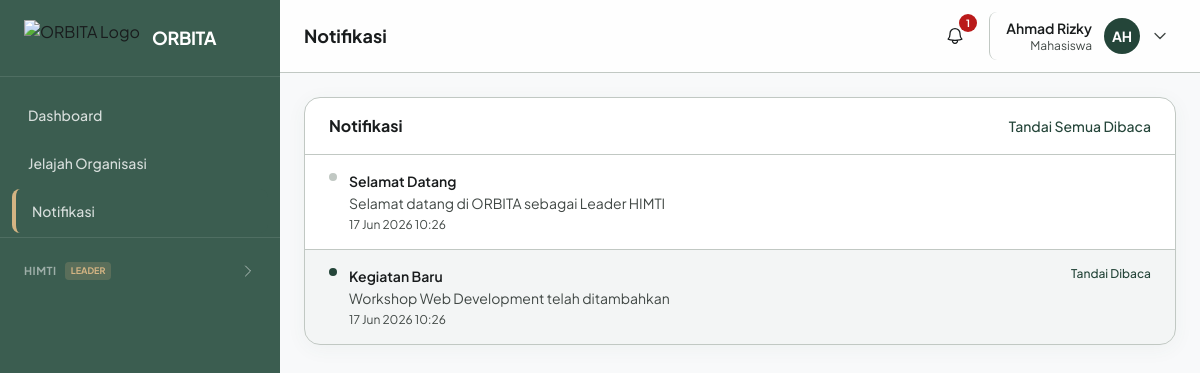
The page /pages/notifikasi.php (signed in) on the database its author committed.
### tables this page shows
CREATE TABLE user_organisasi (
    id INT AUTO_INCREMENT PRIMARY KEY,
    user_id INT NOT NULL,
    organisasi_id INT NOT NULL,
    role ENUM('leader', 'staff', 'member') DEFAULT 'member',
    status ENUM('aktif', 'nonaktif', 'alumni') DEFAULT 'aktif',
    created_at DATETIME DEFAULT CURRENT_TIMESTAMP,
    FOREIGN KEY (user_id) REFERENCES users(id) ON DELETE CASCADE,
    FOREIGN KEY (organisasi_id) REFERENCES organisasi(id) ON DELETE CASCADE,
    UNIQUE KEY unique_user_org (user_id, organisasi_id)
);

CREATE TABLE organisasi (
    id INT AUTO_INCREMENT PRIMARY KEY,
    nama VARCHAR(150) NOT NULL,
    singkatan VARCHAR(20),
    deskripsi TEXT,
    visi TEXT,
    misi TEXT,
    logo VARCHAR(255),
    ketua_id INT DEFAULT NULL,
    status ENUM('aktif', 'nonaktif') DEFAULT 'aktif',
    deleted_at DATETIME DEFAULT NULL,
    created_at DATETIME DEFAULT CURRENT_TIMESTAMP,
    updated_at DATETIME DEFAULT CURRENT_TIMESTAMP ON UPDATE CURRENT_TIMESTAMP,
    FOREIGN KEY (ketua_id) REFERENCES users(id) ON DELETE SET NULL
);

CREATE TABLE notifikasi (
    id INT AUTO_INCREMENT PRIMARY KEY,
    user_id INT NOT NULL,
    judul VARCHAR(150) NOT NULL,
    pesan TEXT NOT NULL,
    tipe VARCHAR(30) DEFAULT 'info',
    is_read TINYINT(1) DEFAULT 0,
    created_at DATETIME DEFAULT CURRENT_TIMESTAMP,
    FOREIGN KEY (user_id) REFERENCES users(id) ON DELETE CASCADE
);

### includes/functions.php (called while the page is built, shortened)
<?php
require_once __DIR__ . '/database.php';
function e(string $text): string {
    return htmlspecialchars($text, ENT_QUOTES, 'UTF-8');
}
function org_role_label(?string $role): string {
    return match ($role) {
        'leader' => 'Leader',
        'staff'  => 'Staff',
        'member' => 'Member',
        default  => '-',
    };
}
function my_organisasi(int $user_id): array {
    global $pdo;
    $stmt = $pdo->prepare(
        "SELECT o.*, uo.role AS my_role
         FROM user_organisasi uo
         JOIN organisasi o ON uo.organisasi_id = o.id
         WHERE uo.user_id = ? AND uo.status = 'aktif'
         ORDER BY o.nama"
    );
    $stmt->execute([$user_id]);
    return $stmt->fetchAll();
}
function url(string $path = ''): string {
    return BASE_URL . '/' . ltrim($path, '/');
}

### pages/notifikasi.php (the view, shortened to what this page needs)
<?php
require_once __DIR__ . '/../includes/functions.php';
$current_page = 'notifikasi';
$pdo = db();
$user_id = (int) $_SESSION['user_id'];
$list = $pdo->prepare("SELECT * FROM notifikasi WHERE user_id=? ORDER BY created_at DESC LIMIT 50");
$list->execute([$user_id]); $list = $list->fetchAll();
?>
<?php require __DIR__ . '/../components/head.php'; ?>
<?php require __DIR__ . '/../components/sidebar.php'; ?>
<?php require __DIR__ . '/../components/navbar.php'; ?>
<main class="p-6 lg:ml-[280px]">
    <div class="max-w-4xl mx-auto">
        <div class="bg-white rounded-2xl border border-outline-variant shadow-card overflow-hidden">
            <div class="px-6 py-4 border-b border-outline-variant flex items-center justify-between">
                <h3 class="font-bold text-on-surface">Notifikasi</h3>
                <?php if (!empty($list)): ?><a href="<?= url('notifikasi') ?>?read=all" class="text-sm font-medium text-primary hover:underline">Tandai Semua Dibaca</a><?php endif; ?>
            </div>
            <div class="divide-y divide-outline-variant">
                <?php foreach ($list as $n): ?>
                <div class="px-6 py-4 flex items-start gap-3 hover:bg-surface-low transition-colors <?= $n['is_read']?'':'bg-primary/5' ?>">
                    <div class="mt-0.5 w-2 h-2 rounded-full <?= $n['is_read']?'bg-outline-variant':'bg-primary' ?> flex-shrink-0"></div>
                    <div class="flex-1">
                        <p class="text-sm font-semibold text-on-surface"><?= e($n['judul']) ?></p>
                        <p class="text-sm text-on-surface-variant mt-0.5"><?= e($n['pesan']) ?></p>
                        <p class="text-xs text-on-surface-variant mt-1"><?= e(date('d M Y H:i', strtotime($n['created_at']))) ?></p>
                    </div>
                    <?php if (!$n['is_read']): ?><a href="?read=<?= $n['id'] ?>" class="text-xs font-medium text-primary hover:underline">Tandai Dibaca</a><?php endif; ?>
                </div>
                <?php endforeach; ?>
            </div>
        </div>
    </div>
</main>
<?php require __DIR__ . '/../components/footer.php'; ?>

### components/sidebar.php (shortened to what this page needs)
<?php
$role = $_SESSION['role'] ?? '';
$current = $current_page ?? '';
$current_org_id = (int) ($current_org_id ?? ($_GET['org_id'] ?? 0));
function makeMenu(array $items): string {
    $html = '';
    foreach ($items as $item) {
        $isActive = (!empty($item['active'])) ? 'sidebar-active' : 'hover:bg-white/10';
        $html .= '<a href="' . $item['url'] . '" class="flex items-center gap-3 px-4 py-3 mx-3 rounded-lg text-white/80 transition-colors ' . $isActive . '">';
        $html .= $item['icon'];
        $html .= '<span class="text-sm font-medium">' . e($item['label']) . '</span></a>';
    }
    return $html;
}
$menus = [];
$org_groups = [];
if ($role === 'Super Admin') {
    $menus = [
        ['page'=>'dashboard','label'=>'Dashboard','url'=>url('dashboard'),'icon'=>$icn['dashboard'],'active'=>$current==='dashboard'],
        ['page'=>'organisasi','label'=>'Kelola Organisasi','url'=>url('organisasi'),'icon'=>$icn['org'],'active'=>$current==='organisasi'],
        ['page'=>'pengguna','label'=>'Kelola Pengguna','url'=>url('pengguna'),'icon'=>$icn['users'],'active'=>$current==='pengguna'],
        ['page'=>'pengumuman','label'=>'Pengumuman','url'=>url('pengumuman'),'icon'=>$icn['announce'],'active'=>$current==='pengumuman'],
        ['page'=>'laporan','label'=>'Laporan','url'=>url('laporan'),'icon'=>$icn['report'],'active'=>$current==='laporan'],
        ['page'=>'log','label'=>'Log Aktivitas','url'=>url('log'),'icon'=>$icn['inbox'],'active'=>$current==='log'],
    ];
} else {
    $menus = [
        ['page'=>'dashboard','label'=>'Dashboard','url'=>url('dashboard'),'icon'=>$icn['dashboard'],'active'=>$current==='dashboard'],
        ['page'=>'organisasi','label'=>'Jelajah Organisasi','url'=>url('organisasi'),'icon'=>$icn['org'],'active'=>$current==='organisasi'],
        ['page'=>'notifikasi','label'=>'Notifikasi','url'=>url('notifikasi'),'icon'=>$icn['bell'],'active'=>$current==='notifikasi'],
    ];
    foreach (my_organisasi((int)($_SESSION['user_id'] ?? 0)) as $o) {
        $oid = (int) $o['id'];
        $r = $o['my_role'];
        $items = [];
        if ($r === 'leader') {
            $items[] = ['label'=>'Kelola Organisasi','url'=>url('organisasi/'.$oid),'icon'=>$icn['org'],'active'=>$current==='org_detail' && $current_org_id===$oid];
        } else {
            $items[] = ['label'=>'Detail Organisasi','url'=>url('organisasi/'.$oid),'icon'=>$icn['org'],'active'=>$current==='org_detail' && $current_org_id===$oid];
        }
        $items[] = ['label'=>($r==='member'?'Lihat Member':'Manajemen Member'),'url'=>url('organisasi/'.$oid.'/member'),'icon'=>$icn['member'],'active'=>$current==='org_member' && $current_org_id===$oid];
        $items[] = ['label'=>($r==='member'?'Lihat Kegiatan':'Manajemen Kegiatan'),'url'=>url('organisasi/'.$oid.'/kegiatan'),'icon'=>$icn['kegiatan'],'active'=>$current==='org_kegiatan' && $current_org_id===$oid];
        $items[] = ['label'=>'Jadwal Kegiatan','url'=>url('organisasi/'.$oid.'/jadwal'),'icon'=>$icn['calendar'],'active'=>$current==='org_jadwal' && $current_org_id===$oid];
        $items[] = ['label'=>'Kartu Anggota','url'=>url('organisasi/'.$oid.'/kartu'),'icon'=>$icn['card'],'active'=>$current==='org_kartu' && $current_org_id===$oid];
        if (in_array($r, ['leader','staff'], true)) {
            $items[] = ['label'=>'Permintaan Bergabung','url'=>url('organisasi/'.$oid.'/permintaan'),'icon'=>$icn['inbox'],'active'=>$current==='org_permintaan' && $current_org_id===$oid];
        }
        $org_groups[] = ['id'=>$oid, 'name'=>$o['singkatan'] ?: $o['nama'], 'role'=>$r, 'items'=>$items];
    }
}
?>
<aside id="sidebar" class="fixed top-0 left-0 z-40 w-[280px] h-screen transition-transform -translate-x-full lg:translate-x-0 bg-primary-light">
    <div class="h-full flex flex-col">
        <div class="flex items-center gap-3 px-6 py-5 border-b border-white/10">
            <img src="<?= BASE_URL ?>/assets/images/orbita-logo.png" alt="ORBITA Logo" class="h-9 w-auto">
            <span class="text-white font-bold text-lg tracking-tight">ORBITA</span>
        </div>
        <nav class="flex-1 overflow-y-auto py-4 space-y-1">
            <?= makeMenu($menus) ?>
            <?php foreach ($org_groups as $group): ?>
            <?php $oid = (int) $group['id']; ?>
            <?php $isActiveGroup = false; foreach ($group['items'] as $item) { if (!empty($item['active'])) { $isActiveGroup = true; break; } } ?>
            <?php $collapsedClass = $isActiveGroup ? '' : 'collapsed'; ?>
            <div class="pt-4 mt-2 border-t border-white/10">
                <button type="button" onclick="toggleOrgSection(<?= $oid ?>)" class="w-full flex items-center justify-between px-6 py-2 text-white/80 hover:bg-white/10 transition-colors">
                    <div class="flex items-center gap-2">
                        <span class="text-[11px] font-bold uppercase tracking-wider text-white/50 truncate"><?= e($group['name']) ?></span>
                        <span class="text-[9px] font-bold uppercase px-1.5 py-0.5 rounded bg-accent/20 text-accent"><?= e(org_role_label($group['role'])) ?></span>
                    </div>
                    <svg id="org-chevron-<?= $oid ?>" class="org-section-chevron w-4 h-4 text-white/60 <?= $collapsedClass ?>" fill="none" stroke="currentColor" stroke-width="1.5" viewBox="0 0 24 24"><path stroke-linecap="round" stroke-linejoin="round" d="M19.5 8.25l-7.5 7.5-7.5-7.5"/></svg>
                </button>
            </div>
            <?php endforeach; ?>
        </nav>
    </div>
</aside>

### assets/css/custom.css (style rules this page uses)
#sidebar { transition: transform 0.3s ease; }
.org-section-chevron { transition: transform 0.3s ease; }
.org-section-chevron.collapsed { transform: rotate(-90deg); }

### components/head.php (style rules this page uses)
body { font-family: 'Plus Jakarta Sans', sans-serif; background-color: #f8f9fa; }
.sidebar-active { background-color: #3B5D50; border-left: 4px solid #D4B483; }

### rows shown on the page
user_organisasi: organisasi.singkatan "HIMTI", role "LEADER"
notifikasi: is_read 1 (drawn), judul "Selamat Datang", pesan "Selamat datang di ORBITA sebagai Leader HIMTI", created_at "17 Jun 2026 10:26"
notifikasi: is_read 0 (drawn), judul "Kegiatan Baru", pesan "Workshop Web Development telah ditambahkan", created_at "17 Jun 2026 10:26"

### other values the page prints
$item['label'] "Dashboard"
$item['label'] "Jelajah Organisasi"
$item['label'] "Notifikasi"
$page_title "Notifikasi"
min($unread_count, 99) "1"
$_SESSION['nama'] "Ahmad Rizky"
$_SESSION['role'] "Mahasiswa"
substr($_SESSION['nama'] ?? 'U', 0, 2) "AH"
